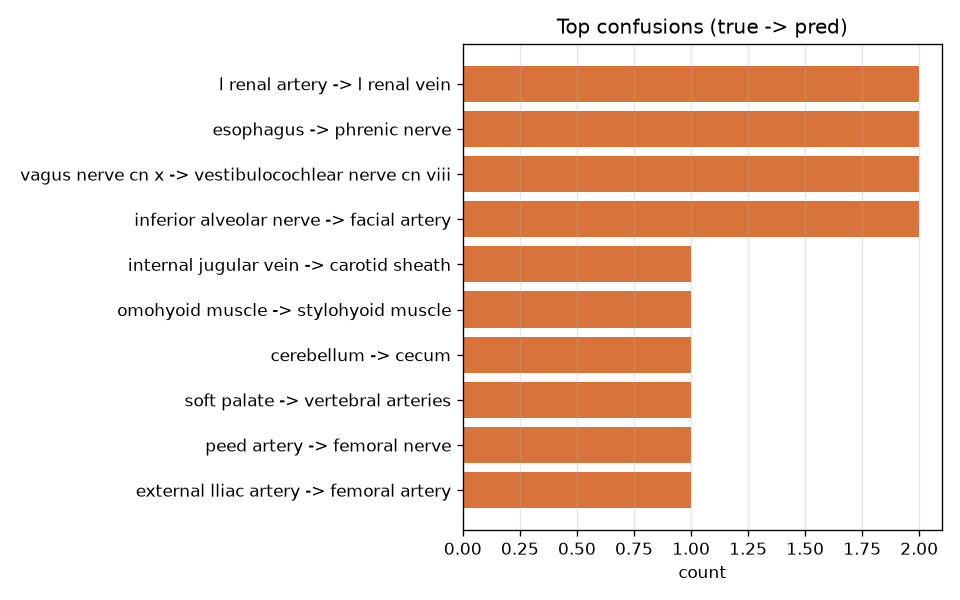
#> input picture experiments/001-baseline/fig_confusions.png, 960 x 600 px
$ python -i clean.py   (imports and definitions only)   (older library calls are emulated)
#> lines starting #> are read from the running program, lines starting #| are printed output that depends on the picture; after the words box and inside, x2 and y2 are one past the last pixel; in counts of white or black regions, pixels touching at a corner belong together
"""Label cleaning + canonicalization for QuizLink triples (HANDOUT v2 §5.5).

OCR over the baked label boxes is noisy: it yields garbage strings ("ee", "ma",
"inferior opens"), OCR misspellings ("deltold m."), and many surface variants of
the same structure ("biceps brachii" / "biceps brachii muscle"). Left alone this
*inflates* the class count and starves every class of instances. This module:

1. **drops** strings that don't look anatomical (junk filter);
2. **canonicalizes** the rest by greedy, frequency-priority fuzzy clustering -
   a rare/misspelt label snaps onto a more frequent near-identical one, so
   variants collapse and the evaluable (>=2-instance) core grows. Precision is
   favoured (high threshold) - a wrong merge corrupts a label, so we print every
   merge for inspection;
3. tags each image's **modality** (cadaver / bone / model) with a coarse colour-
   texture heuristic, so different appearance domains can be filtered later.

    python -m scalpel.data.clean --in data/triples/triples.jsonl \
        --out data/triples/triples.clean.jsonl
"""

from __future__ import annotations

import argparse
import collections
import json
import re
from pathlib import Path

from .vocab import Vocab

# tokens that signal a label is a real gross-anatomy structure
_ANAT = re.compile(
    r"\b(muscle|nerve|artery|vein|bone|process|fossa|ligament|tendon|gland|joint|"
    r"sinus|canal|foramen|tubercle|spine|notch|condyle|fissure|duct|node|trunk|"
    r"plexus|ramus|crest|head|neck|body|membrane|septum|sulcus|gyrus|ventricle|"
    r"cortex|lobe|vessel|cartilage|capsule|fascia|aponeurosis|symphysis|disc|"
    r"meatus|antrum|cavity|recess|hiatus|aorta|atrium|valve|cord|root|branch|"
    r"fold|arch|sheath|bursa|groove|ala|horn|limb|wall|margin|angle|border|"
    r"surface| duct|tract|nucleus|bundle|fiber|ligamentum|process|tuberosity|"
    r"malleolus|epicondyle|trochanter|ramus|septum|raphe|commissure|peduncle|"
    r"colliculus|hippocampus|cerebellum|thalamus|pons|medulla|tonsil|ossicle)\b"
)
_VOWEL = re.compile(r"[aeiou]")

# single-word gross-anatomy structures: valid even though they have no category
# suffix and aren't multi-token (so "tibia", "uvula" are kept, "peel", "made" not)
_STRUCTURES = {
    # bones
    "tibia",
    "fibula",
    "femur",
    "humerus",
    "radius",
    "ulna",
    "mandible",
    "maxilla",
    "scapula",
    "clavicle",
    "sternum",
    "patella",
    "talus",
    "calcaneus",
    "navicular",
    "cuboid",
    "sacrum",
    "coccyx",
    "atlas",
    "axis",
    "vomer",
    "ethmoid",
    "sphenoid",
    "occiput",
    "zygomatic",
    "hyoid",
    "manubrium",
    "ilium",
    "ischium",
    "pubis",
    "acetabulum",
    "rib",
    "ribs",
    "vertebra",
    "phalanx",
    "phalanges",
    "metacarpal",
    "metatarsal",
    "carpals",
    "tarsals",
    # viscera / organs
    "liver",
    "spleen",
    "pancreas",
    "stomach",
    "kidney",
    "bladder",
    "uterus",
    "ovary",
    "prostate",
    "testis",
    "thymus",
    "thyroid",
    "tonsil",
    "tonsils",
    "appendix",
    "cecum",
    "duodenum",
    "jejunum",
    "ileum",
    "colon",
    "rectum",
    "esophagus",
    "trachea",
    "larynx",
    "pharynx",
    "epiglottis",
    "diaphragm",
    "lung",
    "lungs",
    "heart",
    "brain",
    "gallbladder",
    "ureter",
    "urethra",
    "spleen",
    "tongue",
    # brain / neuro
    "cerebellum",
    "pons",
    "medulla",
    "thalamus",
    "hypothalamus",
    "hippocampus",
    "amygdala",
    "cortex",
    "cerebrum",
    "midbrain",
    "infundibulum",
    "pituitary",
    "hypophysis",
    "uvula",
    # eye / ear
    "cornea",
    "retina",
    "iris",
    "lens",
    "sclera",
    "pupil",
    "cochlea",
    "malleus",
    "incus",
    "stapes",
    # serous membranes / misc
    "septum",
    "mediastinum",
    "peritoneum",
    "pleura",
    "pericardium",
    "omentum",
    "mesentery",
    "falx",
    "tentorium",
    "aorta",
    "esophagus",
}

# tissue-type suffixes: a difference in these does NOT make a different structure
_TISSUE = {
    "muscle",
    "artery",
    "vein",
    "nerve",
    "bone",
    "bones",
    "ligament",
    "tendon",
    "gland",
    "joint",
    "duct",
    "sinus",
    "vessel",
    "node",
    "branch",
    "process",
}
# contrastive modifiers: a difference in these DOES define a different structure
_CONTRAST = {
    "internal",
    "external",
    "superior",
    "inferior",
    "anterior",
    "posterior",
    "medial",
    "lateral",
    "deep",
    "superficial",
    "major",
    "minor",
    "greater",
    "lesser",
    "proximal",
    "distal",
    "ascending",
    "descending",
    "transverse",
    "left",
    "right",
    "l",
    "r",
    "common",
    "middle",
    "accessory",
    "first",
    "second",
    "third",
    "fourth",
    "fifth",
    "1st",
    "2nd",
    "3rd",
    "4th",
    "5th",
    # Latin size/depth/length modifiers - each names a distinct structure
    "maximus",
    "minimus",
    "medius",
    "longus",
    "brevis",
    "magnus",
    "profundus",
    "superficialis",
    "externus",
    "internus",
}
# curated anatomy terms that are real but often appear only once (so the df>=2
# self-lexicon misses them) and are NOT in the English system dictionary
_ANATOMY_LEX = {
    "omohyoid",
    "mylohyoid",
    "stylohyoid",
    "geniohyoid",
    "thyrohyoid",
    "sternohyoid",
    "sternothyroid",
    "thyroarytenoid",
    "cricothyroid",
    "cricoarytenoid",
    "digastric",
    "buccinator",
    "mentalis",
    "masseter",
    "platysma",
    "digitorum",
    "hallucis",
    "pollicis",
    "indicis",
    "iliac",
    "epicondyle",
    "condyle",
    "malleolus",
    "trochanter",
    "tuberosity",
    "infraspinatus",
    "supraspinatus",
    "subscapularis",
    "teres",
    "deltoid",
    "trapezius",
    "rhomboid",
    "scalene",
    "splenius",
    "semispinalis",
}
_LEVEL = re.compile(r"^(?:c|t|l|s|cn)?\d+$")  # c5, t1, l4, s3, 12
_ROMAN = {"i", "ii", "iii", "iv", "v", "vi", "vii", "viii", "ix", "x", "xi", "xii"}
# bare category words: a label that is ONLY one of these (no specifier) is a
# truncated OCR read ("...artery" with the name lost), not an identifiable class
_GENERIC_SOLO = _TISSUE | {
    "body",
    "head",
    "neck",
    "trunk",
    "root",
    "horn",
    "lobe",
    "wall",
    "cavity",
    "membrane",
    "cord",
    "fold",
    "arch",
    "crest",
    "notch",
    "spine",
    "angle",
    "border",
    "margin",
    "surface",
    "ramus",
    "branch",
    "sheath",
    "fossa",
    "process",
    "tubercle",
    "tuberosity",
    "canal",
    "foramen",
    "groove",
    "sulcus",
}


# [108 lines left out: functions _safe_merge, is_valid, canonicalize, not called in this run]


def modality(img_path) -> str:
    """Coarse appearance-domain tag: cadaver | bone | model (heuristic, approximate)."""
    import cv2
    import numpy as np

    im = cv2.imread(str(img_path))
#> im is the input picture: shape (600, 960, 3); mean B, G, R 210.1, 221.4, 241.1
    if im is None:
        return "cadaver"
    hsv = cv2.cvtColor(im, cv2.COLOR_BGR2HSV)
#> hsv: shape (600, 960, 3); mean H, S, V 2.2, 36.7, 241.1
    h, s, v = hsv[..., 0], hsv[..., 1], hsv[..., 2]
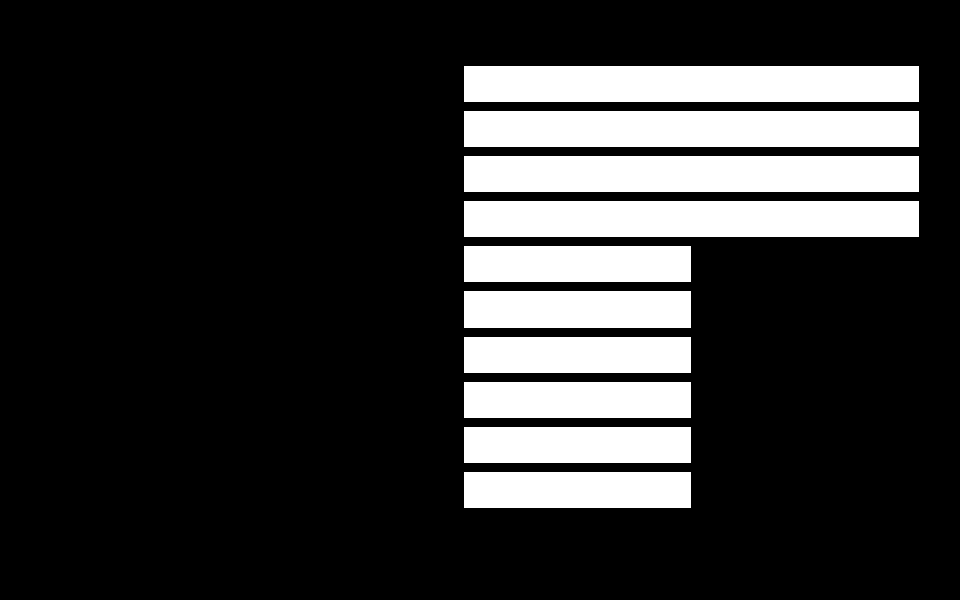
#> h: shape (600, 960); values 0 (black) and 11 (white), 19.9% white; 10 white regions, largest, box (x1, y1, x2, y2) and area: (464, 66, 919, 102) 16380, (464, 111, 919, 147) 16380, (464, 156, 919, 192) 16380
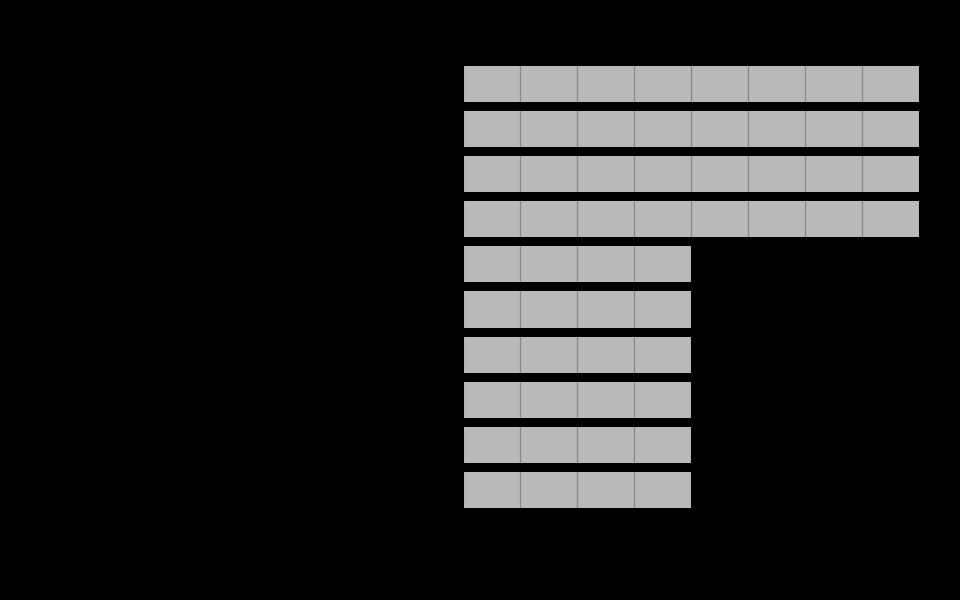
#> s: shape (600, 960); min 0, max 185, mean 36.7
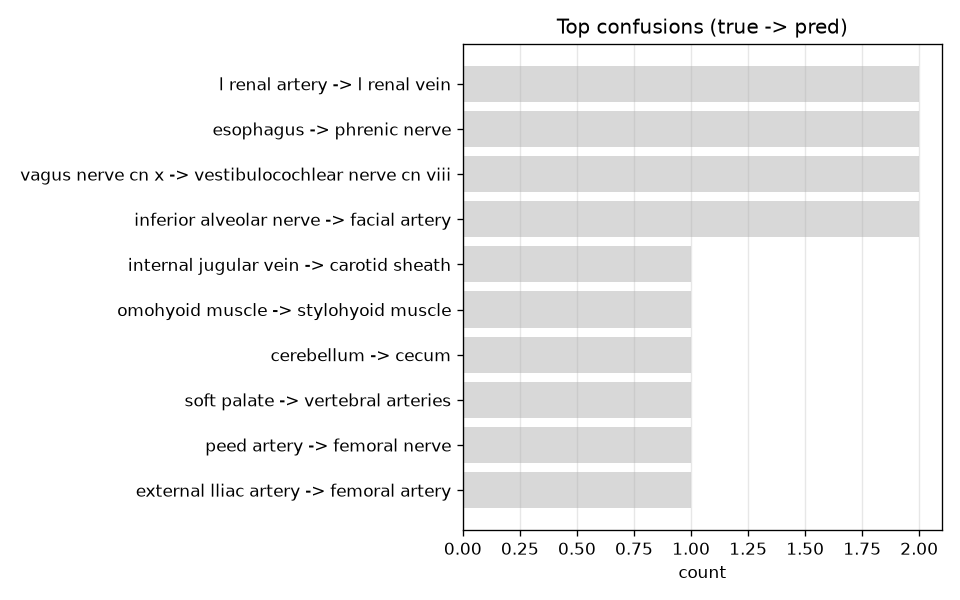
#> v: shape (600, 960); min 0, max 255, mean 241.1
    sat, val = float(s.mean()), float(v.mean())
#> sat = 36.68; val = 241.1
    gray = cv2.cvtColor(im, cv2.COLOR_BGR2GRAY)
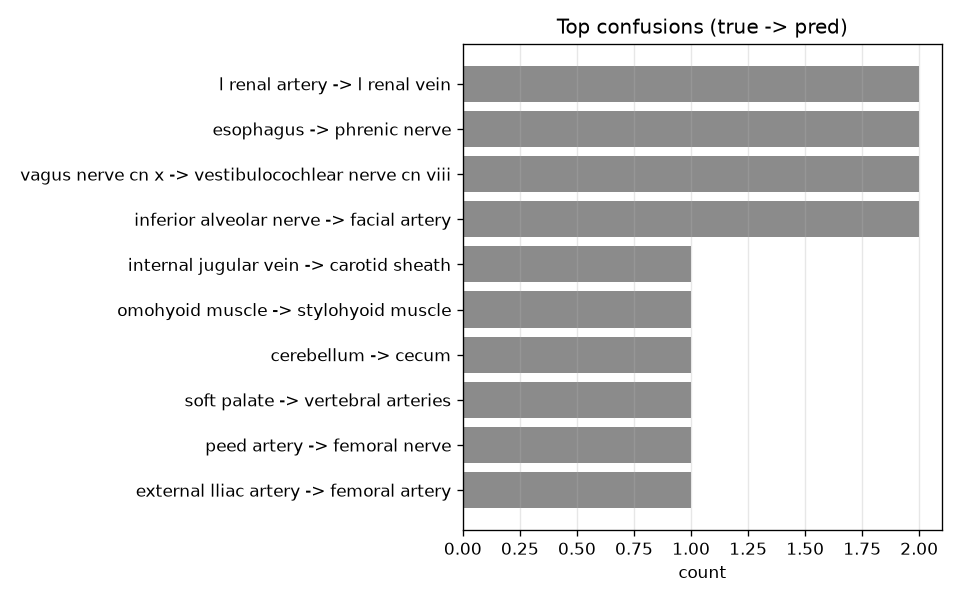
#> gray: shape (600, 960); min 0, max 255, mean 225.9
    tex = float(cv2.Laplacian(gray, cv2.CV_64F).var())  # texture energy (smoothness)
#> tex = 3949.6
    # pink/salmon 3D-render hue (OpenCV H 0-179: magenta~150, red wraps 0/179)
    pink = float((((h > 145) | (h < 8)) & (s > 60) & (v > 120)).mean())
#> pink = 0
    if val > 190 and sat < 35:
        return "bone"  # bright, desaturated specimen
    if pink > 0.4 and tex < 250:  # vivid pink + smooth -> render
        return "model"
    return "cadaver"


# [98 lines left out: functions clean_dataset, main, not called in this run]


# [2 lines not run here, left out]

>>> result = modality('../../experiments/001-baseline/fig_confusions.png')

$ run again, on experiments/001-baseline/fig_topk.png
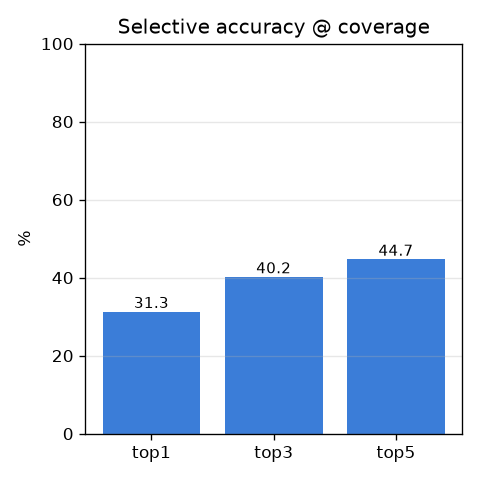
#> input picture experiments/001-baseline/fig_topk.png, 480 x 480 px
#> in modality, im is the input picture: shape (480, 480, 3); mean B, G, R 242.1, 224.7, 212.1
#> hsv: shape (480, 480, 3); mean H, S, V 20.6, 35.5, 242.1
#> in modality, `h, s, v = hsv[..., 0], hsv[..., 1], hsv[..., 2]`:
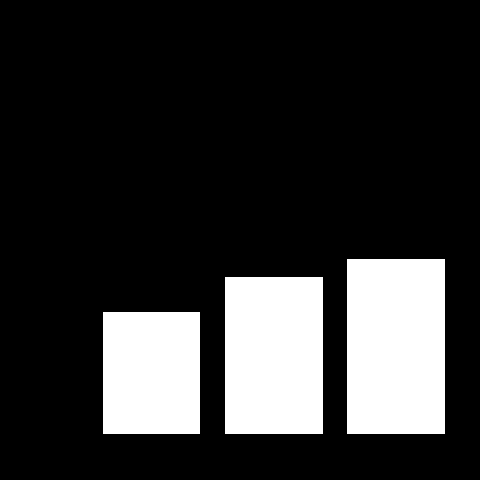
#> h: shape (480, 480); values 0 (black) and 107 (white), 19.3% white; 3 white regions, box (x1, y1, x2, y2) and area: (347, 259, 445, 434) 17150, (225, 277, 323, 434) 15386, (103, 312, 200, 434) 11834
#> sat = 35.49; val = 242.1
#> in modality, `gray = cv2.cvtColor(im, cv2.COLOR_BGR2GRAY)`:
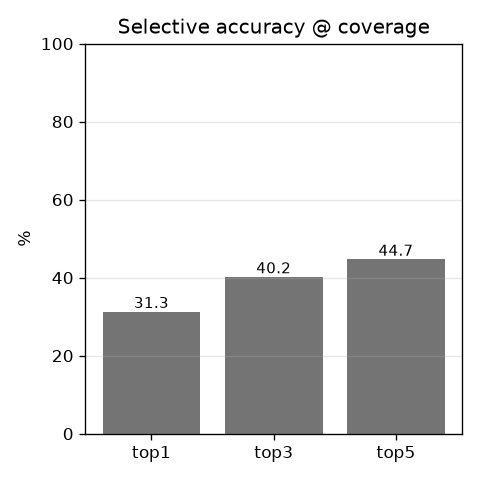
#> gray: shape (480, 480); min 0, max 255, mean 223
#> tex = 3316.4
#> pink = 0
